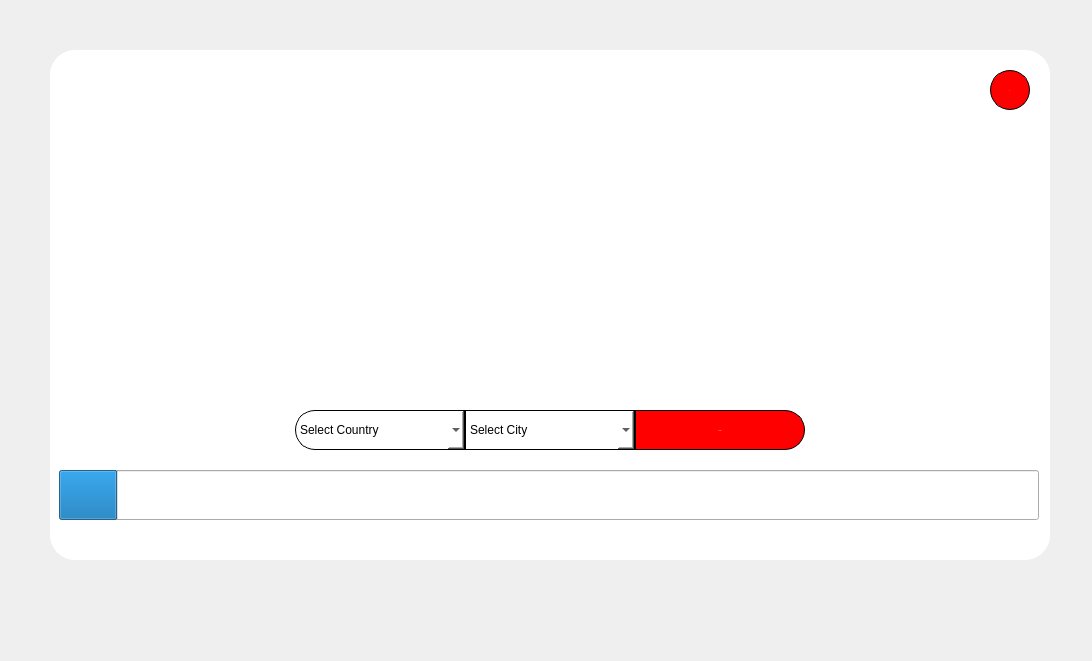
<?xml version="1.0" encoding="UTF-8"?>
<ui version="4.0">
 <class>Form</class>
 <widget class="QWidget" name="Form">
  <property name="geometry">
   <rect>
    <x>0</x>
    <y>0</y>
    <width>1092</width>
    <height>661</height>
   </rect>
  </property>
  <property name="windowTitle">
   <string>Form</string>
  </property>
  <property name="styleSheet">
   <string notr="true">QPushButton#begin{
	background-color: rgba(255,0,0,255);
	color:rgba(255,255,255,255);
	border-radius:5px
}

QPushButton#begin:hover{
	background-color: rgba(0,255,0,255);
	color:rgba(0,0,0,255);
}

QPushButton#begin:pressed{
	padding-left:5px;
	padding-top:5px;
	background-color:rgba(50, 210, 25, 255);
}

QPushButton#quit{
	background-color: rgba(255,0,0,255);
	color:rgba(255,255,255,255);
	border-radius:5px
}

QPushButton#quit:hover{
	background-color: rgba(0,255,0,255);
	color:rgba(0,0,0,255);
}

QPushButton#quit:pressed{
	padding-left:5px;
	padding-top:5px;
	background-color:rgba(50, 210, 25, 255);
}
</string>
  </property>
  <widget class="QLabel" name="label">
   <property name="geometry">
    <rect>
     <x>50</x>
     <y>50</y>
     <width>1000</width>
     <height>510</height>
    </rect>
   </property>
   <property name="sizePolicy">
    <sizepolicy hsizetype="Preferred" vsizetype="Preferred">
     <horstretch>0</horstretch>
     <verstretch>0</verstretch>
    </sizepolicy>
   </property>
   <property name="layoutDirection">
    <enum>Qt::LeftToRight</enum>
   </property>
   <property name="styleSheet">
    <string notr="true">background-image: url(:/img/4data.png);
background-color: rgb(255, 255, 255);
border-top-right-radius: 25px;
border-bottom-right-radius: 25px;
border-top-left-radius: 25px;
border-bottom-left-radius: 25px;</string>
   </property>
   <property name="frameShadow">
    <enum>QFrame::Plain</enum>
   </property>
   <property name="text">
    <string/>
   </property>
   <property name="scaledContents">
    <bool>false</bool>
   </property>
   <property name="alignment">
    <set>Qt::AlignLeading|Qt::AlignLeft|Qt::AlignVCenter</set>
   </property>
   <property name="wordWrap">
    <bool>false</bool>
   </property>
   <property name="margin">
    <number>0</number>
   </property>
   <property name="indent">
    <number>-1</number>
   </property>
   <property name="textInteractionFlags">
    <set>Qt::LinksAccessibleByMouse</set>
   </property>
  </widget>
  <widget class="QProgressBar" name="progressBar">
   <property name="geometry">
    <rect>
     <x>59</x>
     <y>470</y>
     <width>980</width>
     <height>50</height>
    </rect>
   </property>
   <property name="mouseTracking">
    <bool>false</bool>
   </property>
   <property name="tabletTracking">
    <bool>false</bool>
   </property>
   <property name="focusPolicy">
    <enum>Qt::NoFocus</enum>
   </property>
   <property name="contextMenuPolicy">
    <enum>Qt::DefaultContextMenu</enum>
   </property>
   <property name="acceptDrops">
    <bool>false</bool>
   </property>
   <property name="toolTipDuration">
    <number>-1</number>
   </property>
   <property name="layoutDirection">
    <enum>Qt::LeftToRight</enum>
   </property>
   <property name="autoFillBackground">
    <bool>false</bool>
   </property>
   <property name="styleSheet">
    <string notr="true">QProgressBar {
	
	background-color: rgb(41, 57, 91);
	color: rgb(200, 200, 200);
	border-style:none;
	border-radius:25px;
	text-align:center;
}
QProgressBar::chunk{
	border-radius:25px;
	background-color:qlineargradient(spread:pad,x1:0,y1:0.511364,x2:1,y2:0.523,stop:0 rgba(170,85,255,255),stop:1 rgba(0,235,235,235));
}
color: rgb(41, 57, 91);</string>
   </property>
   <property name="minimum">
    <number>0</number>
   </property>
   <property name="value">
    <number>6</number>
   </property>
   <property name="alignment">
    <set>Qt::AlignCenter</set>
   </property>
   <property name="textVisible">
    <bool>false</bool>
   </property>
   <property name="invertedAppearance">
    <bool>false</bool>
   </property>
   <property name="textDirection">
    <enum>QProgressBar::TopToBottom</enum>
   </property>
  </widget>
  <widget class="QPushButton" name="begin">
   <property name="geometry">
    <rect>
     <x>635</x>
     <y>410</y>
     <width>170</width>
     <height>40</height>
    </rect>
   </property>
   <property name="font">
    <font>
     <family>Impact</family>
     <pointsize>-1</pointsize>
     <weight>50</weight>
     <italic>false</italic>
     <bold>false</bold>
    </font>
   </property>
   <property name="styleSheet">
    <string notr="true">border-top-right-radius: 20px;
border-bottom-right-radius: 20px;
border-top-left-radius: 0px;
border-bottom-left-radius: 0px;
border-width: 1px;border-style: solid;border-color: rgb(0, 0, 0);
font: 19px &quot;Impact&quot;;</string>
   </property>
   <property name="text">
    <string>START</string>
   </property>
  </widget>
  <widget class="QPushButton" name="quit">
   <property name="geometry">
    <rect>
     <x>990</x>
     <y>70</y>
     <width>40</width>
     <height>40</height>
    </rect>
   </property>
   <property name="font">
    <font>
     <family>Impact</family>
     <pointsize>-1</pointsize>
     <weight>50</weight>
     <italic>false</italic>
     <bold>false</bold>
    </font>
   </property>
   <property name="styleSheet">
    <string notr="true">border-top-right-radius: 20px;
border-bottom-right-radius: 20px;
border-top-left-radius: 20px;
border-bottom-left-radius: 20px;
border-width: 1px;border-style: solid;border-color: rgb(0, 0, 0);
font: 19px &quot;Impact&quot;;</string>
   </property>
   <property name="text">
    <string>X</string>
   </property>
  </widget>
  <widget class="QComboBox" name="selectCity">
   <property name="geometry">
    <rect>
     <x>465</x>
     <y>410</y>
     <width>170</width>
     <height>40</height>
    </rect>
   </property>
   <property name="font">
    <font>
     <family>Arial</family>
     <pointsize>9</pointsize>
     <weight>50</weight>
     <italic>false</italic>
     <bold>false</bold>
    </font>
   </property>
   <property name="layoutDirection">
    <enum>Qt::LeftToRight</enum>
   </property>
   <property name="styleSheet">
    <string notr="true">font: 9pt &quot;Arial&quot;;
border-top-right-radius: 0px;
border-bottom-right-radius: 0px;
border-top-left-radius: 0px;
border-bottom-left-radius: 0px;
border-width: 1px;border-style: solid;border-color: rgb(0, 0, 0);background-color: rgb(255, 255, 255);</string>
   </property>
   <property name="currentIndex">
    <number>0</number>
   </property>
   <item>
    <property name="text">
     <string>Select City</string>
    </property>
   </item>
   <item>
    <property name="text">
     <string>Rotterdam</string>
    </property>
   </item>
   <item>
    <property name="text">
     <string>Amsterdam</string>
    </property>
   </item>
   <item>
    <property name="text">
     <string>Den Haag</string>
    </property>
   </item>
   <item>
    <property name="text">
     <string>Utrecht</string>
    </property>
   </item>
  </widget>
  <widget class="QComboBox" name="selectCountry">
   <property name="geometry">
    <rect>
     <x>295</x>
     <y>410</y>
     <width>170</width>
     <height>40</height>
    </rect>
   </property>
   <property name="font">
    <font>
     <family>Arial</family>
     <pointsize>9</pointsize>
     <weight>50</weight>
     <italic>false</italic>
     <bold>false</bold>
    </font>
   </property>
   <property name="layoutDirection">
    <enum>Qt::LeftToRight</enum>
   </property>
   <property name="styleSheet">
    <string notr="true">color: rgba(0,0,0,255);

font: 9pt &quot;Arial&quot;;
border-top-right-radius: 0px;
border-bottom-right-radius: 0px;
border-top-left-radius: 20px;
border-bottom-left-radius: 20px;
border-width: 1px;border-style: solid;border-color: rgb(0, 0, 0);background-color: rgb(255, 255, 255);</string>
   </property>
   <property name="currentIndex">
    <number>0</number>
   </property>
   <item>
    <property name="text">
     <string>Select Country</string>
    </property>
   </item>
   <item>
    <property name="text">
     <string>Rotterdam</string>
    </property>
   </item>
   <item>
    <property name="text">
     <string>Amsterdam</string>
    </property>
   </item>
   <item>
    <property name="text">
     <string>Den Haag</string>
    </property>
   </item>
   <item>
    <property name="text">
     <string>Utrecht</string>
    </property>
   </item>
  </widget>
  <widget class="QLabel" name="welcome">
   <property name="geometry">
    <rect>
     <x>150</x>
     <y>475</y>
     <width>801</width>
     <height>41</height>
    </rect>
   </property>
   <property name="styleSheet">
    <string notr="true">color: rgb(255, 255, 255);
font: 25px &quot;Impact&quot;;</string>
   </property>
   <property name="text">
    <string>Welcome to Weather App</string>
   </property>
   <property name="alignment">
    <set>Qt::AlignCenter</set>
   </property>
  </widget>
 </widget>
 <tabstops>
  <tabstop>quit</tabstop>
  <tabstop>begin</tabstop>
 </tabstops>
 <resources>
  <include location="loginres.qrc"/>
 </resources>
 <connections/>
</ui>
